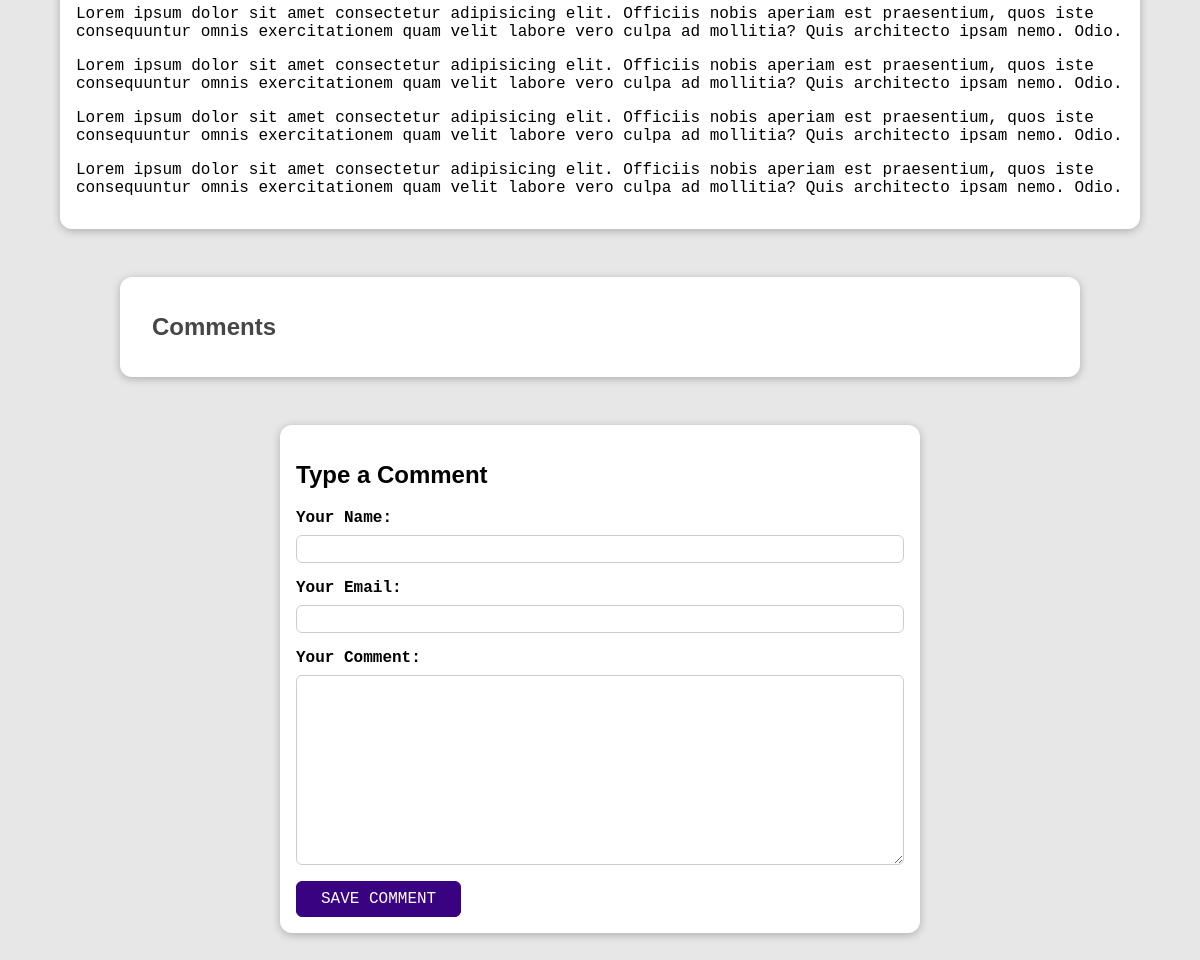
/posts/nature-at-its-best (lower part), run on an earlier commit of the app's database.
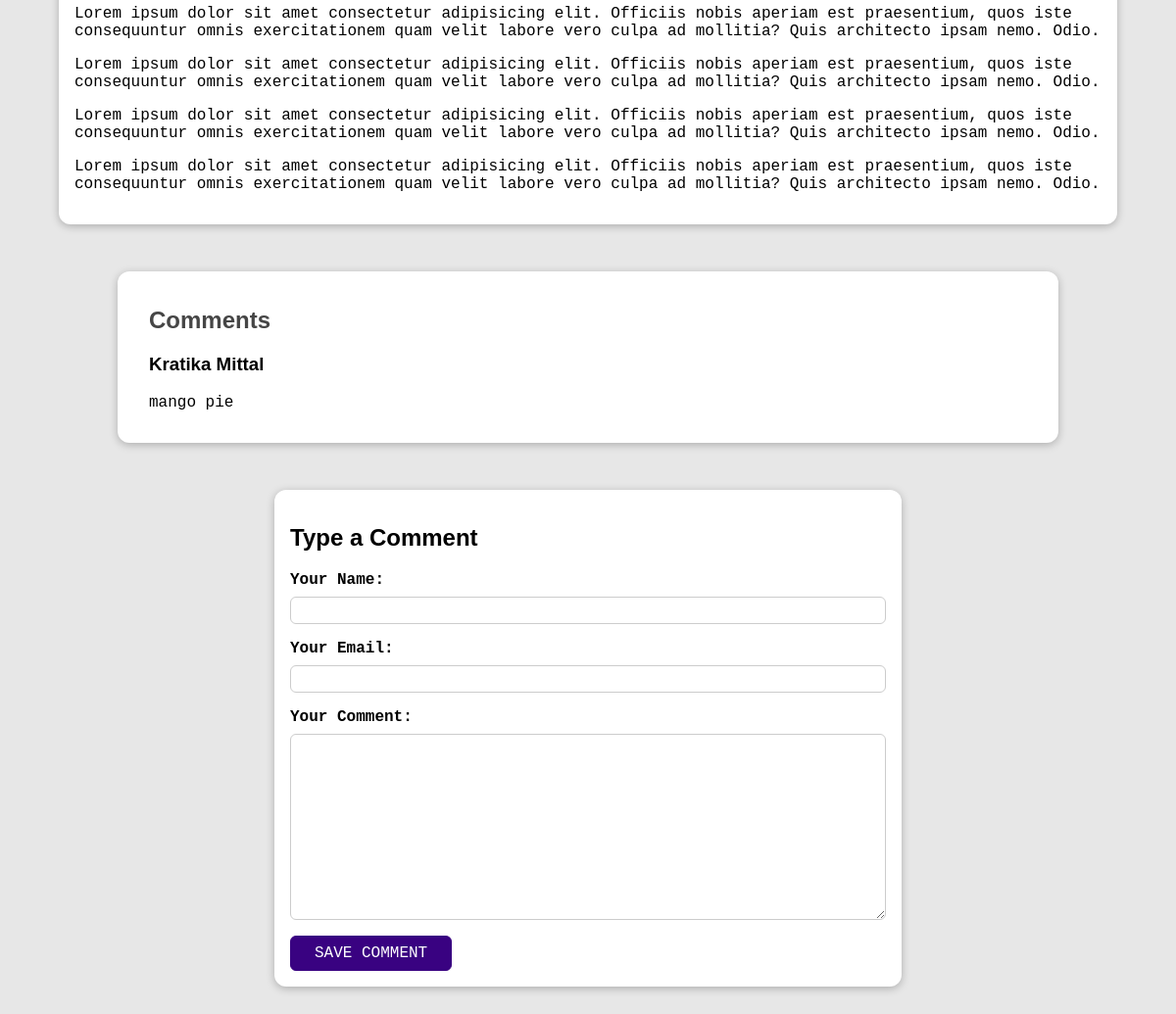
And on a later commit of the database.
### blog/models.py (models this page shows)
class Comment(models.Model):
    user_name = models.CharField(max_length=120)
    user_email = models.EmailField()
    text = models.TextField(max_length=400)
    post = models.ForeignKey(Post, on_delete=models.CASCADE, related_name='comments')

### blog/views.py (the view, shortened to what this page needs)
# urls.py: path('posts/<slug:slug>', views.DetailPostView.as_view(), name='post-detail-page'),
class DetailPostView(View):
    def is_stored_post(self, request, post_id):
        stored_posts = request.session.get("stored_posts")
        if stored_posts is not None:
            saved_for_later = post_id in stored_posts
        else:
            saved_for_later = False
        return saved_for_later
    def get(self, request, slug):
        post = Post.objects.get(slug=slug)
        context = {
            "post": post,
            "post_tags": post.tags.all(),
            "comment_form": CommentForm(),
            "comments": post.comments.all().order_by("-id"),
            "saved_for_later": self.is_stored_post(request, post.id)
        }
        return render(request, "blog/post-detail.html", context)

### blog/forms.py
class CommentForm(forms.ModelForm):
    class Meta:
        model = Comment
        exclude = ['post']
        labels = {
            "user_name": "Your Name",
            "user_email": "Your Email",
            "text": "Your Comment"
        }

### blog/models.py (called while the page is built)
    def __str__(self):
        return f"{self.first_name} {self.last_name}"

### blog/templates/blog/post-detail.html (shortened to what this page needs)
{% extends 'base.html' %}
{% load static %}
{% block css_files %}
    <link rel="stylesheet" href="{% static "blog/post-detail.css" %}?{% now "U" %}">
{% endblock %}
{% block content %}
    <main>
        {{ post.content|linebreaks }}
    </main>
    <section id="comments">
        <h2>Comments</h2>
        <ul>
            {% for comment in comments %}
                <li>
                    <h3>{{ comment.user_name }}</h3>
                    <p>{{ comment.text|linebreaks }}</p>
                </li>
            {% endfor %}
        </ul>
    </section>
    <section id="comment_form">
        <h2>Type a Comment</h2>
        <form method="POST" action="{% url "post-detail-page" post.slug %}">
            {% for field in comment_form %}
                <div class="form-control {% if field.errors %}invalid{% endif %}">
                    {{ field.label_tag }}
                    {{ field }}
                </div>
            {% endfor %}
            <button>SAVE COMMENT</button>
        </form>
    </section>
{% endblock %}

What changed in the data, as far as the page shows it:
added Comment: user_name "Kratika Mittal", text "mango pie"
